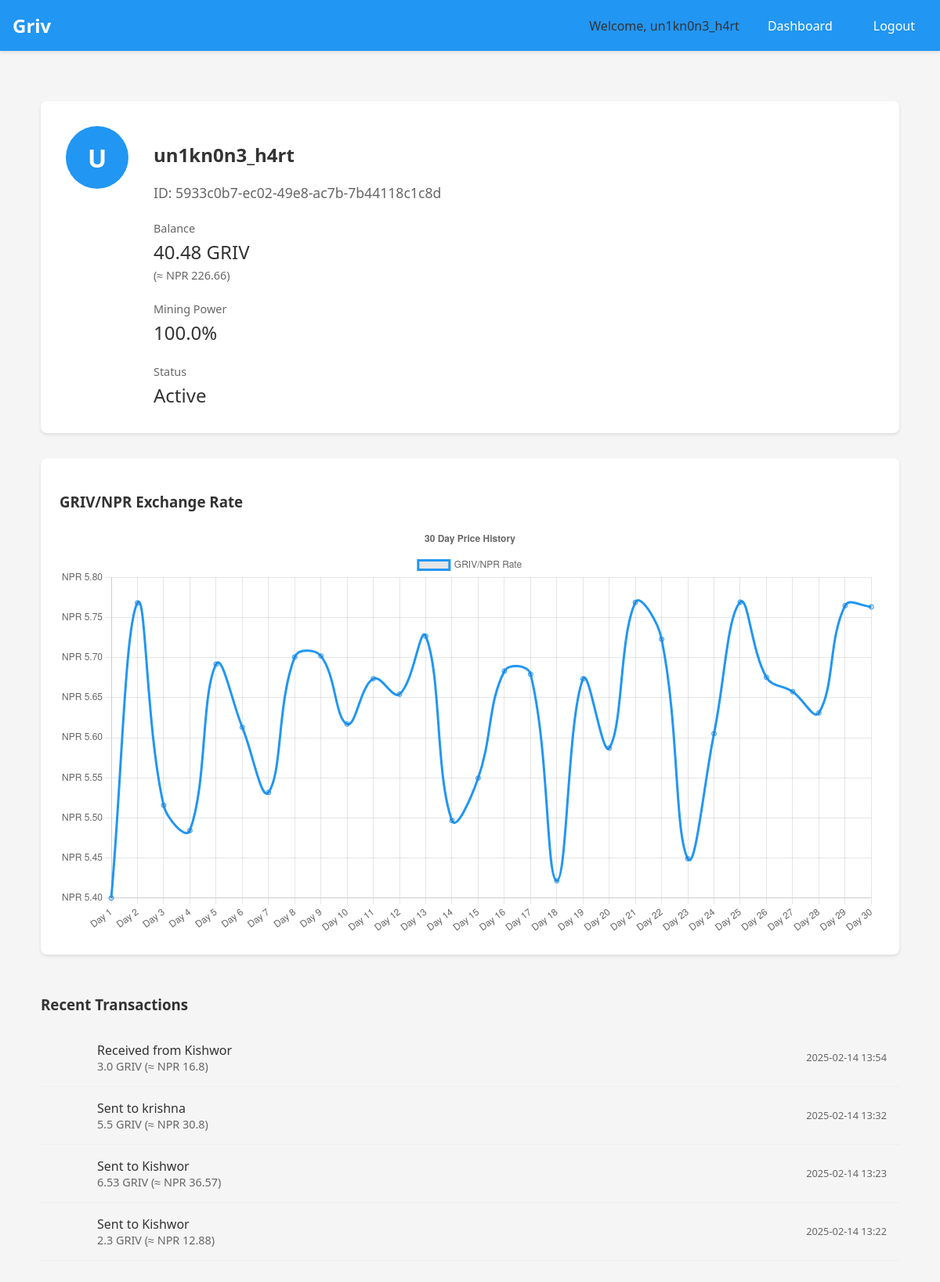
Page /user/5933c0b7-ec02-49e8-ac7b-7b44118c1c8d (signed in) on the committed database.
### app/models/user.py (models this page shows, shortened)
class User(UserMixin, db.Model):
    id = db.Column(db.String(36), primary_key=True, default=lambda: str(uuid.uuid4()))
    username = db.Column(db.String(64), unique=True, nullable=False)
    email = db.Column(db.String(120), unique=True, nullable=False)
    password_hash = db.Column(db.String(128))
    balance = db.Column(db.Float, default=0.0)
    last_seen = db.Column(db.DateTime, default=datetime.utcnow)
    is_active = db.Column(db.Boolean, default=False)
    is_mining = db.Column(db.Boolean, default=False)
    mining_power = db.Column(db.Float, default=0.5)

### app/models/transaction.py (models this page shows)
class Transaction(db.Model):
    id = db.Column(db.Integer, primary_key=True)
    sender_id = db.Column(db.String(36), db.ForeignKey('user.id'), nullable=False)
    receiver_id = db.Column(db.String(36), db.ForeignKey('user.id'), nullable=False)
    amount = db.Column(db.Float, nullable=False)
    timestamp = db.Column(db.DateTime, default=datetime.utcnow)
    sender = db.relationship('User', foreign_keys=[sender_id])
    receiver = db.relationship('User', foreign_keys=[receiver_id])

### app/routes.py (the view)
@bp.route('/user/<user_id>')
@login_required
def user_profile(user_id):
    user = User.query.get(user_id)
    if not user:
        flash('User not found')
        return redirect(url_for('main.dashboard'))
    transactions = Transaction.query.filter(
        (Transaction.sender_id == user.id) |
        (Transaction.receiver_id == user.id)
    ).order_by(Transaction.timestamp.desc()).limit(10)
    return render_template('user_profile.html', profile_user=user, transactions=transactions)

### app/__init__.py (called while the page is built)
def create_app(config_class=Config):
    app = Flask(__name__)
    app.config.from_object(config_class)
    db.init_app(app)
    login_manager.init_app(app)
    with app.app_context():
        db.create_all()  # Create database tables
    from app.routes import bp as routes_bp
    app.register_blueprint(routes_bp)
    @login_manager.user_loader
    def load_user(user_id):
        from app.models.user import User
        return User.query.get(str(user_id))
    return app

### app/templates/user_profile.html (shortened to what this page needs)
{% extends "base.html" %}
{% block content %}
<div class="profile-container">
    <div class="profile-header-card">
        <div class="profile-avatar large">
            {{ profile_user.username[0].upper() }}
        </div>
        <div class="profile-details">
            <h2>{{ profile_user.username }}</h2>
            <p class="user-id">ID: {{ profile_user.id }}</p>
            <div class="user-stats">
                <div class="stat">
                    <span class="label">Balance</span>
                    <span class="value">{{ profile_user.balance|round(2) }} GRIV</span>
                    <span class="npr-value">(≈ NPR {{ (profile_user.balance * 5.6)|round(2) }})</span>
                </div>
                <div class="stat">
                    <span class="label">Mining Power</span>
                    <span class="value">{{ (profile_user.mining_power * 100)|round }}%</span>
                </div>
                <div class="stat">
                    <span class="label">Status</span>
                    <span class="value">{{ 'Active' if profile_user.is_active else 'Inactive' }}</span>
                </div>
            </div>
        </div>
    </div>
    <div class="chart-card">
        <h3>GRIV/NPR Exchange Rate</h3>
        <canvas id="priceChart"></canvas>
    </div>
    <div class="transactions-card">
        <h3>Recent Transactions</h3>
        <div class="transactions-list">
            {% for tx in transactions %}
            <div class="transaction-item">
                <div class="transaction-icon">
                </div>
                <div class="transaction-details">
                    <p class="transaction-main">
                        {% if tx.sender_id == profile_user.id %}
                        Sent to {{ tx.receiver.username }}
                        {% else %}
                        Received from {{ tx.sender.username }}
                        {% endif %}
                    </p>
                    <p class="transaction-amount">
                        {{ tx.amount }} GRIV
                        <span class="npr-value">(≈ NPR {{ (tx.amount * 5.6)|round(2) }})</span>
                    </p>
                </div>
                <div class="transaction-time">
                    {{ tx.timestamp.strftime('%Y-%m-%d %H:%M') }}
                </div>
            </div>
            {% endfor %}
        </div>
    </div>
</div>
<script>
    // Sample price data (you can replace this with real data)
    const ctx = document.getElementById('priceChart').getContext('2d');
    const priceChart = new Chart(ctx, {
        type: 'line',
        data: {
            labels: Array.from({length: 30}, (_, i) => `Day ${i+1}`),
            datasets: [{
                label: 'GRIV/NPR Rate',
                data: Array.from({length: 30}, () => 5.6 + (Math.random() * 0.4 - 0.2)),
                borderColor: '#2196F3',
                tension: 0.4
            }]
        },
        options: {
            responsive: true,
            plugins: {
                legend: {
                    position: 'top',
                },
                title: {
                    display: true,
                    text: '30 Day Price History'
                }
            },
            scales: {
                y: {
                    beginAtZero: false,
                    ticks: {
                        callback: function(value) {
                            return 'NPR ' + value.toFixed(2);
                        }
                    }
                }
            }
        }
    });
</script>
{% endblock %}

### app/templates/base.html (shortened to what this page needs)
<!DOCTYPE html>
<html lang="en">
<head>
    <link rel="stylesheet" href="{{ url_for('static', filename='css/style.css') }}">
</head>
<body>
    <nav>
        <div class="nav-wrapper">
            <a href="{{ url_for('main.index') }}" class="brand-logo">Griv</a>
            {% if current_user.is_authenticated %}
            <ul class="right">
                <li>Welcome, {{ current_user.username }}</li>
                <li><a href="{{ url_for('main.dashboard') }}">Dashboard</a></li>
                <li><a href="{{ url_for('main.logout') }}">Logout</a></li>
            </ul>
            {% endif %}
        </div>
    </nav>
    <div class="container">
        {% block content %}{% endblock %}
    </div>
</body>
</html>

### app/static/css/style.css (style rules this page uses)
:root { --primary-color: #2196F3; --secondary-color: #1976D2; --background-color: #f5f5f5; --card-background: #ffffff; --text-color: #333333; --border-radius: 8px; --box-shadow: 0 2px 4px rgba(0,0,0,0.1); }
body { font-family: 'Segoe UI', Tahoma, Geneva, Verdana, sans-serif; margin: 0; padding: 0; background-color: var(--background-color); color: var(--text-color); }
nav { background-color: var(--primary-color); padding: 1rem; box-shadow: 0 2px 4px rgba(0,0,0,0.1); }
.nav-wrapper { max-width: 1200px; margin: 0 auto; display: flex; justify-content: space-between; align-items: center; }
.brand-logo { color: white; text-decoration: none; font-size: 1.5rem; font-weight: bold; }
.right { display: flex; gap: 20px; list-style: none; margin: 0; padding: 0; }
.right li a { color: white; text-decoration: none; padding: 8px 16px; border-radius: var(--border-radius); transition: background-color 0.3s; }
.container { max-width: 1200px; margin: 2rem auto; padding: 0 20px; }
.profile-avatar { width: 80px; height: 80px; background: var(--primary-color); border-radius: 50%; display: flex; align-items: center; justify-content: center; font-size: 2rem; color: white; font-weight: bold; }
.user-id { color: #666; font-size: 1.1rem; margin: 0.5rem 0; }
.transaction-item { display: flex; align-items: center; gap: 1rem; padding: 1rem; border-bottom: 1px solid #eee; }
.transaction-icon { width: 40px; height: 40px; border-radius: 50%; display: flex; align-items: center; justify-content: center; font-size: 1.2rem; }
.transaction-details { flex: 1; }
.transaction-main { margin: 0; font-weight: 500; }
.transaction-amount { margin: 0; color: #666; font-size: 0.9rem; }
.transaction-time { color: #666; font-size: 0.8rem; }
.profile-container { padding: 2rem; max-width: 1200px; margin: 0 auto; display: grid; gap: 2rem; }
.profile-header-card { background: var(--card-background); border-radius: var(--border-radius); box-shadow: var(--box-shadow); padding: 2rem; display: flex; gap: 2rem; }
.user-stats { display: grid; grid-template-columns: repeat(auto-fit, minmax(200px, 1fr)); gap: 1.5rem; margin-top: 1.5rem; }
.stat { display: flex; flex-direction: column; gap: 0.25rem; }
.stat .label { color: #666; font-size: 0.9rem; }
.stat .value { font-size: 1.5rem; font-weight: 500; }
.npr-value { color: #666; font-size: 0.9rem; }
.chart-card { background: var(--card-background); border-radius: var(--border-radius); box-shadow: var(--box-shadow); padding: 1.5rem; }

### rows in the picture
User: username "un1kn0n3_h4rt", username "U", id "5933c0b7-ec02-49e8-ac7b-7b44118c1c8d", balance "40.48", (profile_user.balance*5.6)|round(2) "226.66", (profile_user.mining_power*100)|round "100.0", is_active "Active"
Transaction: sender.username "Kishwor", amount "3.0", (tx.amount*5.6)|round(2) "16.8", timestamp "2025-02-14 13:54"
Transaction: receiver.username "krishna", amount "5.5", (tx.amount*5.6)|round(2) "30.8", timestamp "2025-02-14 13:32"
Transaction: receiver.username "Kishwor", amount "6.53", (tx.amount*5.6)|round(2) "36.57", timestamp "2025-02-14 13:23"
Transaction: receiver.username "Kishwor", amount "2.3", (tx.amount*5.6)|round(2) "12.88", timestamp "2025-02-14 13:22"
